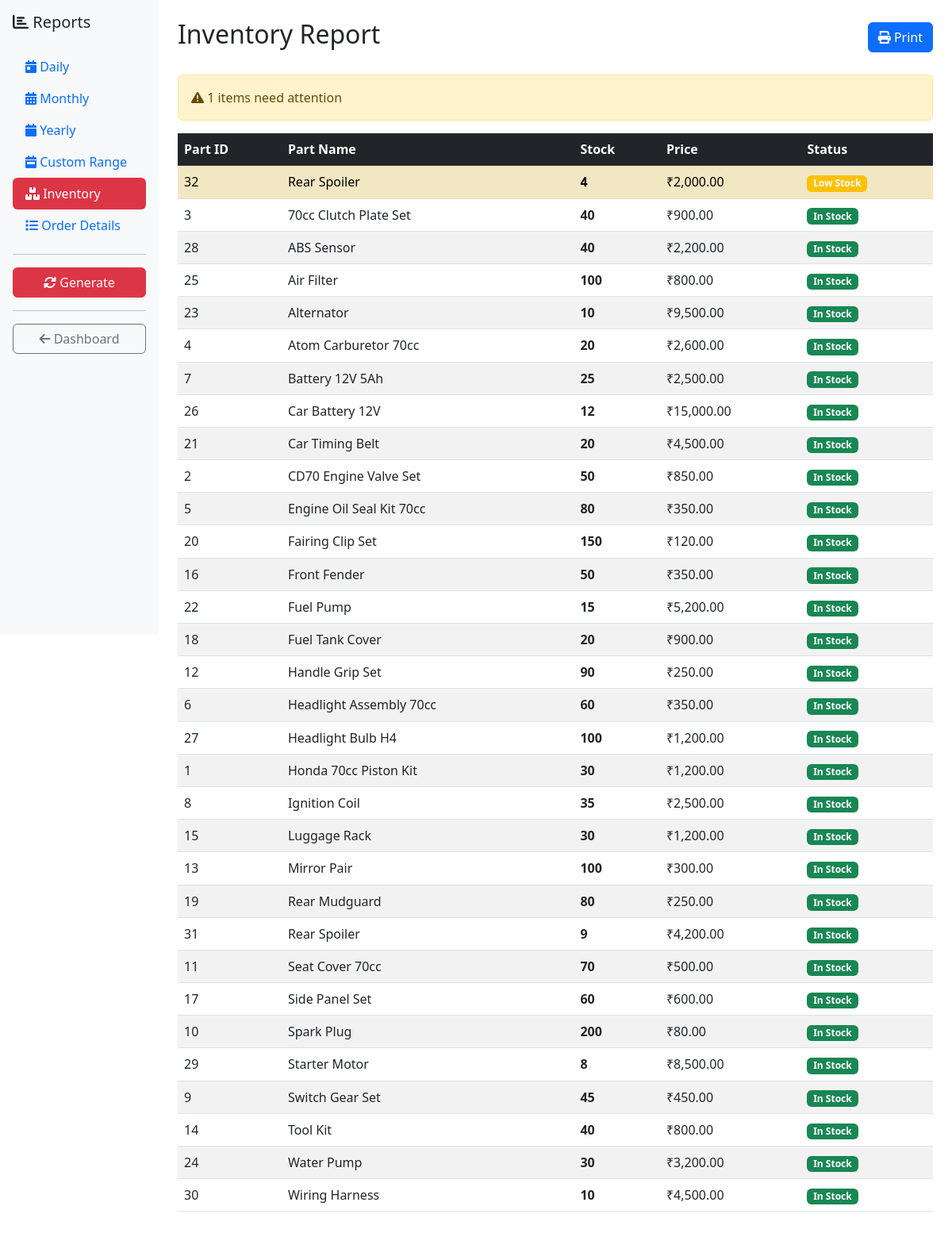
Screenshot of /admin_report.php?report_type=inventory (signed in) with the database file from the repository.
### tables this page shows
CREATE TABLE `auto_parts` (
  `part_id` int(11) NOT NULL,
  `subcategory_id` int(11) DEFAULT NULL,
  `part_name` varchar(200) NOT NULL,
  `description` text DEFAULT NULL,
  `price` decimal(10,2) DEFAULT NULL,
  `stock` int(11) DEFAULT 0,
  `image_url` varchar(255) DEFAULT NULL,
  `created_at` timestamp NOT NULL DEFAULT current_timestamp()
);

### admin_report.php (the view, shortened to what this page needs)
<?php
include "config.php";
$report_type = $_GET['report_type'] ?? 'daily';
$report_data = [];
$report_title = '';
switch ($report_type) {
    case 'inventory':
        $report_title = "Inventory Report";
        $stmt = $conn->prepare("
            SELECT
                part_id, part_name, description, stock, price,
                CASE
                    WHEN stock = 0 THEN 'Out of Stock'
                    WHEN stock <= 5 THEN 'Low Stock'
                    ELSE 'In Stock'
                END as stock_status
            FROM auto_parts
            ORDER BY
                CASE
                    WHEN stock = 0 THEN 1
                    WHEN stock <= 5 THEN 2
                    ELSE 3
                END, part_name
        ");
        break;
}
if (in_array($report_type, ['inventory'])) {
    $stmt->execute();
    $result = $stmt->get_result();
} else {
    $stmt->execute();
    $result = $stmt->get_result();
}
while ($row = $result->fetch_assoc()) {
    $report_data[] = $row;
}
?>
<!DOCTYPE html>
<html>
<head>
    <link rel="stylesheet" href="https://cdn.jsdelivr.net/npm/bootstrap@5.3.0/dist/css/bootstrap.min.css">
    <link rel="stylesheet" href="https://cdnjs.cloudflare.com/ajax/libs/font-awesome/6.0.0/css/all.min.css">
</head>
<body>
    <div class="container-fluid">
        <div class="row">
            <div class="col-md-3 col-lg-2 sidebar p-3">
                <h5 class="mb-4"><i class="fas fa-chart-bar"></i> Reports</h5>
                <ul class="nav nav-pills flex-column">
                    <li class="nav-item">
                        <a class="nav-link <?= $report_type == 'daily' ? 'active' : '' ?>"
                           href="?report_type=daily&date=<?= date('Y-m-d') ?>">
                           <i class="fas fa-calendar-day"></i> Daily
                        </a>
                    </li>
                    <li class="nav-item">
                        <a class="nav-link <?= $report_type == 'monthly' ? 'active' : '' ?>"
                           href="?report_type=monthly&month=<?= date('Y-m') ?>">
                           <i class="fas fa-calendar-alt"></i> Monthly
                        </a>
                    </li>
                    <li class="nav-item">
                        <a class="nav-link <?= $report_type == 'yearly' ? 'active' : '' ?>"
                           href="?report_type=yearly&year=<?= date('Y') ?>">
                           <i class="fas fa-calendar"></i> Yearly
                        </a>
                    </li>
                    <li class="nav-item">
                        <a class="nav-link <?= $report_type == 'custom' ? 'active' : '' ?>"
                           href="?report_type=custom&start_date=<?= date('Y-m-01') ?>&end_date=<?= date('Y-m-d') ?>">
                           <i class="fas fa-calendar-week"></i> Custom Range
                        </a>
                    </li>
                    <li class="nav-item">
                        <a class="nav-link <?= $report_type == 'inventory' ? 'active' : '' ?>"
                           href="?report_type=inventory">
                           <i class="fas fa-boxes"></i> Inventory
                        </a>
                    </li>
                    <li class="nav-item">
                        <a class="nav-link <?= $report_type == 'order_details' ? 'active' : '' ?>"
                           href="?report_type=order_details&start_date=<?= date('Y-m-01') ?>&end_date=<?= date('Y-m-d') ?>">
                           <i class="fas fa-list"></i> Order Details
                        </a>
                    </li>
                </ul>
                <hr>
                <form method="GET" class="mt-3">
                    <button type="submit" class="btn btn-danger w-100">
                        <i class="fas fa-sync-alt"></i> Generate
                    </button>
                </form>
                <hr>
                <a href="admin_dashboard.php" class="btn btn-outline-secondary w-100">
                    <i class="fas fa-arrow-left"></i> Dashboard
                </a>
            </div>
            <div class="col-md-9 col-lg-10 p-4">
                <div class="d-flex justify-content-between align-items-center mb-4">
                    <h2><?= $report_title ?></h2>
                    <div>
                        <button onclick="window.print()" class="btn btn-primary">
                            <i class="fas fa-print"></i> Print
                        </button>
                    </div>
                </div>
                <?php if ($report_type == 'inventory'): ?>
                    <?php
                    $low_stock_count = array_filter($report_data, function($item) {
                        return $item['stock_status'] != 'In Stock';
                    });
                    if (count($low_stock_count) > 0): ?>
                        <div class="alert alert-warning">
                            <i class="fas fa-exclamation-triangle"></i>
                            <?= count($low_stock_count) ?> items need attention
                        </div>
                    <?php endif; ?>
                    <div class="table-responsive">
                        <table class="table table-striped">
                            <thead class="table-dark">
                                <tr>
                                    <th>Part ID</th>
                                    <th>Part Name</th>
                                    <th>Stock</th>
                                    <th>Price</th>
                                    <th>Status</th>
                                </tr>
                            </thead>
                            <tbody>
                                <?php foreach ($report_data as $item): ?>
                                    <tr class="<?= $item['stock_status'] == 'Low Stock' ? 'table-warning' : ($item['stock_status'] == 'Out of Stock' ? 'table-danger' : '') ?>">
                                        <td><?= $item['part_id'] ?></td>
                                        <td><?= htmlspecialchars($item['part_name']) ?></td>
                                        <td><strong><?= $item['stock'] ?></strong></td>
                                        <td>₹<?= number_format($item['price'], 2) ?></td>
                                        <td>
                                            <span class="badge bg-<?=
                                                $item['stock_status'] == 'Out of Stock' ? 'danger' :
                                                ($item['stock_status'] == 'Low Stock' ? 'warning' : 'success')
                                            ?>">
                                                <?= $item['stock_status'] ?>
                                            </span>
                                        </td>
                                    </tr>
                                <?php endforeach; ?>
                            </tbody>
                        </table>
                    </div>
                <?php endif; ?>
            </div>
        </div>
    </div>
</body>
</html>

### admin_report.php (style rules this page uses)
.sidebar { background-color: #f8f9fa; height: 100vh; position: sticky; top: 0; }
.nav-pills .nav-link.active { background-color: #dc3545; }

### rows the page displays
auto_parts: part_id "32", part_name "Rear Spoiler", stock "4", price "2,000.00", stock_status "Low Stock"
auto_parts: part_id "3", part_name "70cc Clutch Plate Set", stock "40", price "900.00", stock_status "In Stock"
auto_parts: part_id "28", part_name "ABS Sensor", stock "40", price "2,200.00", stock_status "In Stock"
auto_parts: part_id "25", part_name "Air Filter", stock "100", price "800.00", stock_status "In Stock"
auto_parts: part_id "23", part_name "Alternator", stock "10", price "9,500.00", stock_status "In Stock"
auto_parts: part_id "4", part_name "Atom Carburetor 70cc", stock "20", price "2,600.00", stock_status "In Stock"
auto_parts: part_id "7", part_name "Battery 12V 5Ah", stock "25", price "2,500.00", stock_status "In Stock"
auto_parts: part_id "26", part_name "Car Battery 12V", stock "12", price "15,000.00", stock_status "In Stock"
auto_parts: part_id "21", part_name "Car Timing Belt", stock "20", price "4,500.00", stock_status "In Stock"
auto_parts: part_id "2", part_name "CD70 Engine Valve Set", stock "50", price "850.00", stock_status "In Stock"
auto_parts: part_id "5", part_name "Engine Oil Seal Kit 70cc", stock "80", price "350.00", stock_status "In Stock"
auto_parts: part_id "20", part_name "Fairing Clip Set", stock "150", price "120.00", stock_status "In Stock"
auto_parts: part_id "16", part_name "Front Fender", stock "50", price "350.00", stock_status "In Stock"
auto_parts: part_id "22", part_name "Fuel Pump", stock "15", price "5,200.00", stock_status "In Stock"
auto_parts: part_id "18", part_name "Fuel Tank Cover", stock "20", price "900.00", stock_status "In Stock"
auto_parts: part_id "12", part_name "Handle Grip Set", stock "90", price "250.00", stock_status "In Stock"
auto_parts: part_id "6", part_name "Headlight Assembly 70cc", stock "60", price "350.00", stock_status "In Stock"
auto_parts: part_id "27", part_name "Headlight Bulb H4", stock "100", price "1,200.00", stock_status "In Stock"
auto_parts: part_id "1", part_name "Honda 70cc Piston Kit", stock "30", price "1,200.00", stock_status "In Stock"
auto_parts: part_id "8", part_name "Ignition Coil", stock "35", price "2,500.00", stock_status "In Stock"
auto_parts: part_id "15", part_name "Luggage Rack", stock "30", price "1,200.00", stock_status "In Stock"
auto_parts: part_id "13", part_name "Mirror Pair", stock "100", price "300.00", stock_status "In Stock"
auto_parts: part_id "19", part_name "Rear Mudguard", stock "80", price "250.00", stock_status "In Stock"
auto_parts: part_id "31", part_name "Rear Spoiler", stock "9", price "4,200.00", stock_status "In Stock"
auto_parts: part_id "11", part_name "Seat Cover 70cc", stock "70", price "500.00", stock_status "In Stock"
auto_parts: part_id "17", part_name "Side Panel Set", stock "60", price "600.00", stock_status "In Stock"
auto_parts: part_id "10", part_name "Spark Plug", stock "200", price "80.00", stock_status "In Stock"
auto_parts: part_id "29", part_name "Starter Motor", stock "8", price "8,500.00", stock_status "In Stock"
auto_parts: part_id "9", part_name "Switch Gear Set", stock "45", price "450.00", stock_status "In Stock"
auto_parts: part_id "14", part_name "Tool Kit", stock "40", price "800.00", stock_status "In Stock"
auto_parts: part_id "24", part_name "Water Pump", stock "30", price "3,200.00", stock_status "In Stock"
auto_parts: part_id "30", part_name "Wiring Harness", stock "10", price "4,500.00", stock_status "In Stock"

### other values shown
$report_title "Inventory Report"
count($low_stock_count) "1"
